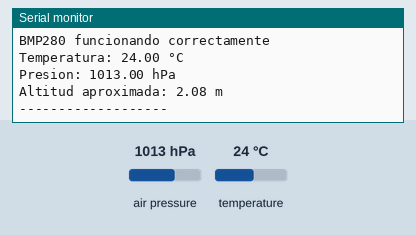
Recording of a sketch running on a simulated ESP32. On the bench: the last lines printed to the serial monitor. The test bench sets the inputs (shaded band); at power-on: air pressure 1013 hPa, temperature 24 °C.

Above: at 1.2 s.
1.3 s: air pressure set to 952 hPa
At 2.6 s:
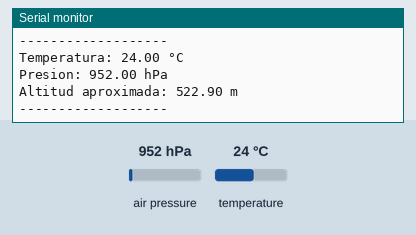
2.8 s: temperature set to 12 °C
4.3 s: air pressure set to 975 hPa
At 7.3 s:
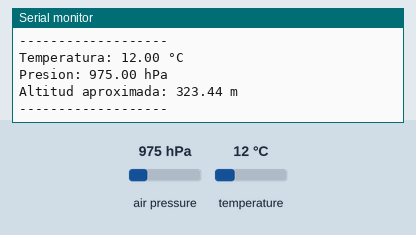
Timing chart, 0 to 8.8 s (numbered marks = the images above; inputs shaded):
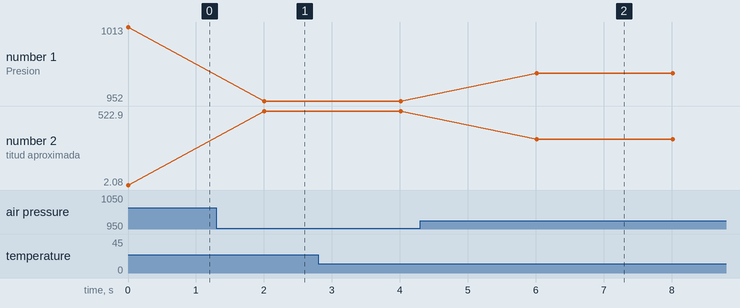

The sketch:

bmp.ino
```cpp
//KAPLAN AGOSTI, PERRUCCI ALBERTONI, SANGUINETTI WALSH
#include <Wire.h>
#include <Adafruit_BMP280.h>

Adafruit_BMP280 bmp;

void setup() {
  Serial.begin(115200);
  Wire.begin(21, 22);

  if (!bmp.begin(0x76)) {
    Serial.println("Error: BMP280 no encontrado");
    while (1);
  }

  Serial.println("BMP280 funcionando correctamente");
}

void loop() {
  Serial.print("Temperatura: ");
  Serial.print(bmp.readTemperature());
  Serial.println(" °C");

  Serial.print("Presion: ");
  Serial.print(bmp.readPressure() / 100.0);
  Serial.println(" hPa");

  Serial.print("Altitud aproximada: ");
  Serial.print(bmp.readAltitude(1013.25));
  Serial.println(" m");

  Serial.println("-------------------");
  delay(2000);
}
```

Measured:
- after the input at 1.3 s, the serial monitor: prints a new line after 0.71 s (image 1)
- after the input at 4.3 s, the serial monitor: prints a new line after 1.7 s (image 2)
- plotted number 1: 1013 → 952 after the input at 1.3 s, 952 → 975 after the input at 4.3 s
- plotted number 2: 2.08 → 522.9 after the input at 1.3 s, 522.9 → 323.44 after the input at 4.3 s
